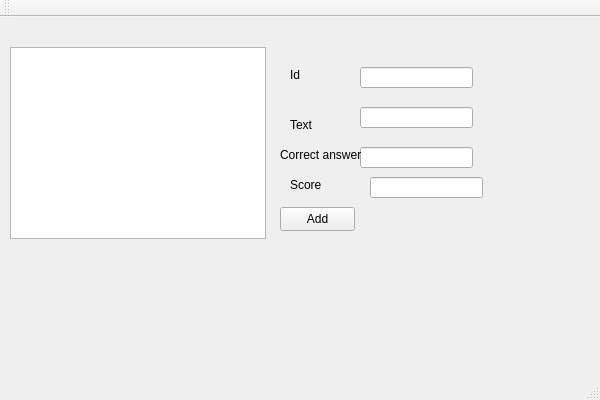
<?xml version="1.0" encoding="UTF-8"?>
<ui version="4.0">
 <class>PresenterClass</class>
 <widget class="QMainWindow" name="PresenterClass">
  <property name="geometry">
   <rect>
    <x>0</x>
    <y>0</y>
    <width>600</width>
    <height>400</height>
   </rect>
  </property>
  <property name="windowTitle">
   <string>Presenter</string>
  </property>
  <widget class="QWidget" name="centralWidget">
   <widget class="QListWidget" name="listWidget_questions">
    <property name="geometry">
     <rect>
      <x>10</x>
      <y>30</y>
      <width>256</width>
      <height>192</height>
     </rect>
    </property>
   </widget>
   <widget class="QLineEdit" name="lineEdit_id">
    <property name="geometry">
     <rect>
      <x>360</x>
      <y>50</y>
      <width>113</width>
      <height>21</height>
     </rect>
    </property>
   </widget>
   <widget class="QLineEdit" name="lineEdit_text">
    <property name="geometry">
     <rect>
      <x>360</x>
      <y>90</y>
      <width>113</width>
      <height>21</height>
     </rect>
    </property>
   </widget>
   <widget class="QLineEdit" name="lineEdit_answer">
    <property name="geometry">
     <rect>
      <x>360</x>
      <y>130</y>
      <width>113</width>
      <height>21</height>
     </rect>
    </property>
   </widget>
   <widget class="QLabel" name="label">
    <property name="geometry">
     <rect>
      <x>290</x>
      <y>50</y>
      <width>49</width>
      <height>16</height>
     </rect>
    </property>
    <property name="text">
     <string>Id</string>
    </property>
   </widget>
   <widget class="QLabel" name="label_2">
    <property name="geometry">
     <rect>
      <x>290</x>
      <y>100</y>
      <width>49</width>
      <height>16</height>
     </rect>
    </property>
    <property name="text">
     <string>Text</string>
    </property>
   </widget>
   <widget class="QLabel" name="label_3">
    <property name="geometry">
     <rect>
      <x>280</x>
      <y>130</y>
      <width>81</width>
      <height>16</height>
     </rect>
    </property>
    <property name="text">
     <string>Correct answer</string>
    </property>
   </widget>
   <widget class="QPushButton" name="pushButton_add">
    <property name="geometry">
     <rect>
      <x>280</x>
      <y>190</y>
      <width>75</width>
      <height>24</height>
     </rect>
    </property>
    <property name="text">
     <string>Add</string>
    </property>
   </widget>
   <widget class="QLineEdit" name="lineEdit_score">
    <property name="geometry">
     <rect>
      <x>370</x>
      <y>160</y>
      <width>113</width>
      <height>21</height>
     </rect>
    </property>
   </widget>
   <widget class="QLabel" name="label_4">
    <property name="geometry">
     <rect>
      <x>290</x>
      <y>160</y>
      <width>49</width>
      <height>16</height>
     </rect>
    </property>
    <property name="text">
     <string>Score</string>
    </property>
   </widget>
  </widget>
  <widget class="QMenuBar" name="menuBar">
   <property name="geometry">
    <rect>
     <x>0</x>
     <y>0</y>
     <width>600</width>
     <height>22</height>
    </rect>
   </property>
  </widget>
  <widget class="QToolBar" name="mainToolBar">
   <attribute name="toolBarArea">
    <enum>TopToolBarArea</enum>
   </attribute>
   <attribute name="toolBarBreak">
    <bool>false</bool>
   </attribute>
  </widget>
  <widget class="QStatusBar" name="statusBar"/>
 </widget>
 <layoutdefault spacing="6" margin="11"/>
 <resources/>
 <connections/>
</ui>
